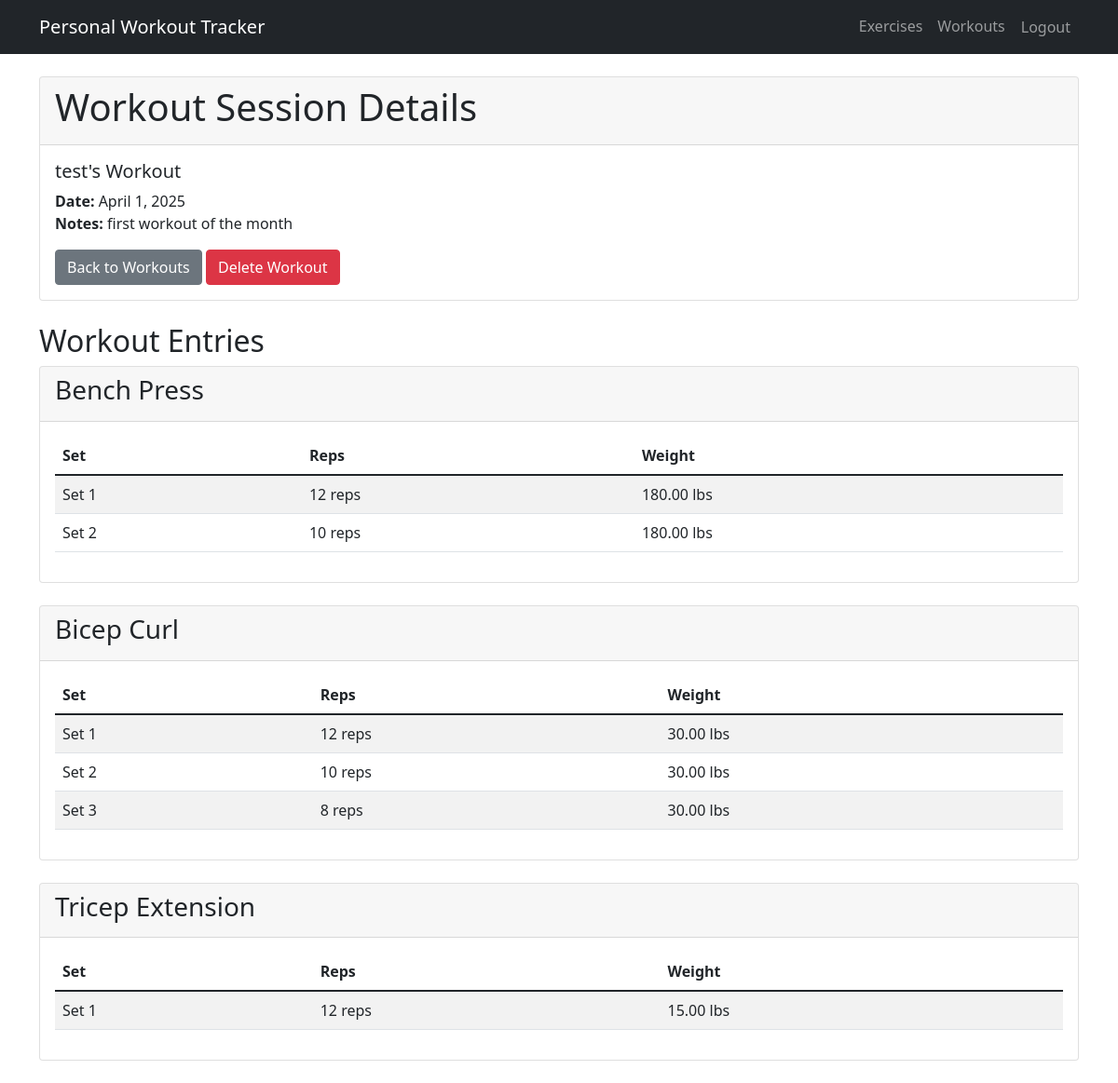
The page /project/workouts/36/ (signed in) on the database its author committed.
### project/models.py (models this page shows, shortened)
class WorkoutSession(models.Model):
    user = models.ForeignKey(User, on_delete=models.CASCADE)  # Changed from Profile to User
    date = models.DateField()  # When the workout was performed
    notes = models.TextField(blank=True, null=True)  # Optional notes about the workout session

class WorkoutEntry(models.Model):
    session = models.ForeignKey(WorkoutSession, on_delete=models.CASCADE)  # Link to the workout session
    exercise = models.ForeignKey(Exercise, on_delete=models.CASCADE)  # Link to the exercise performed

class Exercise(models.Model):
    name = models.CharField(max_length=100)  # Name of the exercise (e.g., "Bench Press", "Squats")
    muscle_group = models.CharField(max_length=50)  # Primary muscle group targeted (e.g., "Chest", "Legs")
    equipment = models.CharField(max_length=50)  # Equipment needed (e.g., "Dumbbell", "Barbell", "Bodyweight")
    user = models.ForeignKey(User, on_delete=models.CASCADE, null=True, blank=True)

class Set(models.Model):
    workout_entry = models.ForeignKey(WorkoutEntry, on_delete=models.CASCADE, related_name='sets')
    reps = models.PositiveIntegerField()  # Number of repetitions for this set
    set_number = models.PositiveIntegerField()  # Which set number this is (1st, 2nd, etc.)
    weight = models.DecimalField(max_digits=5, decimal_places=2, null=True, blank=True)  # Weight used in pounds for this set
    class Meta:
        ordering = ['set_number']  # Order sets by set number

### project/views.py (the view)
# urls.py: path('workouts/<int:pk>/', views.WorkoutSessionDetailView.as_view(), name='workout_session_detail'),
class WorkoutSessionDetailView(LoginRequiredMixin, DetailView):
    model = WorkoutSession
    template_name = 'project/workout_session_detail.html'
    context_object_name = 'workout_session'
    def get_queryset(self):
        return WorkoutSession.objects.filter(user=self.request.user)
    def get_context_data(self, **kwargs):
        context = super().get_context_data(**kwargs)
        context['workout_entries'] = WorkoutEntry.objects.filter(
            session=self.object
        ).select_related('exercise').prefetch_related('sets')
        return context

### project/templates/project/workout_session_detail.html (shortened to what this page needs)
{% extends 'project/base.html' %}
{% block content %}
<div class="card mb-4">
    <div class="card-header">
        <h1>Workout Session Details</h1>
    </div>
    <div class="card-body">
        <h5 class="card-title">{{ workout_session.user.username }}'s Workout</h5>
        <p class="card-text">
            <strong>Date:</strong> {{ workout_session.date }}<br>
            {% if workout_session.notes %}
            <strong>Notes:</strong> {{ workout_session.notes }}
            {% endif %}
        </p>
        <div class="mt-3">
            <a href="{% url 'project:workout_session_list' %}" class="btn btn-secondary">Back to Workouts</a>
            <a href="{% url 'project:workout_session_delete' workout_session.pk %}" class="btn btn-danger">
                 Delete Workout
            </a>
        </div>
    </div>
</div>
<h2>Workout Entries</h2>
{% for entry in workout_entries %}
<div class="card mb-4">
    <div class="card-header">
        <h3>{{ entry.exercise.name }}</h3>
    </div>
    <div class="card-body">
        <div class="table-responsive">
            <table class="table table-striped">
                <thead>
                    <tr>
                        <th>Set</th>
                        <th>Reps</th>
                        <th>Weight</th>
                    </tr>
                </thead>
                <tbody>
                    {% for set in entry.sets.all|dictsort:"set_number" %}
                    <tr>
                        <td>Set {{ set.set_number }}</td>
                        <td>{{ set.reps }} reps</td>
                        <td>{{ set.weight|default:"-" }} lbs</td>
                    </tr>
                    {% empty %}
                    <tr>
                        <td colspan="3">No sets recorded for this exercise.</td>
                    </tr>
                    {% endfor %}
                </tbody>
            </table>
        </div>
    </div>
</div>
{% empty %}
<div class="alert alert-info">
    No exercises recorded for this workout.
</div>
{% endfor %}
{% endblock %}

### rows shown on the page
WorkoutSession: user.username "test", date "April 1, 2025", notes "first workout of the month"
WorkoutEntry: exercise.name "Bench Press"
Set: set_number "1", reps "12", weight "180.00"
Set: set_number "2", reps "10", weight "180.00"
WorkoutEntry: exercise.name "Bicep Curl"
Set: set_number "1", reps "12", weight "30.00"
Set: set_number "2", reps "10", weight "30.00"
Set: set_number "3", reps "8", weight "30.00"
WorkoutEntry: exercise.name "Tricep Extension"
Set: set_number "1", reps "12", weight "15.00"
